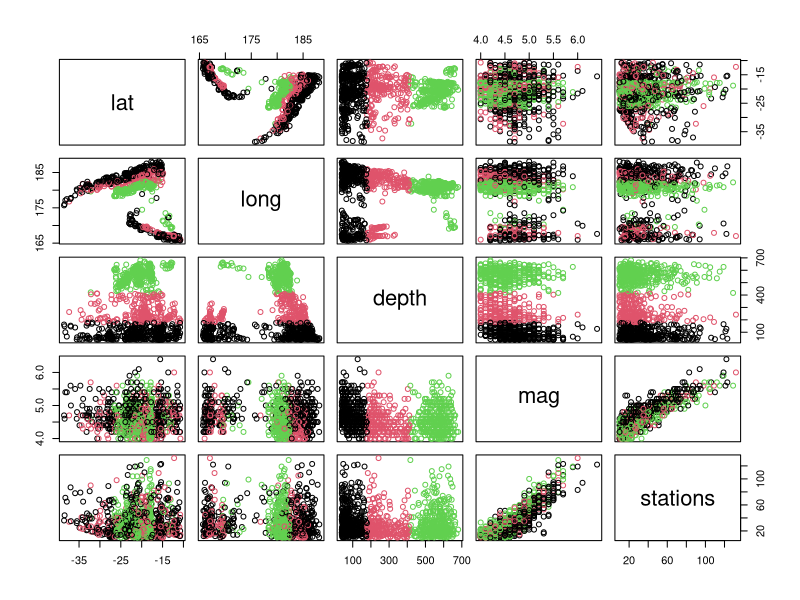
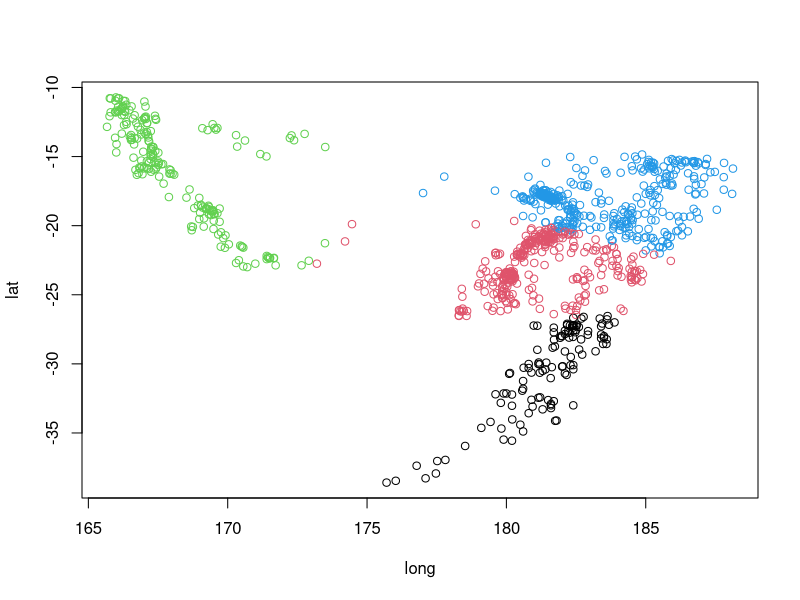
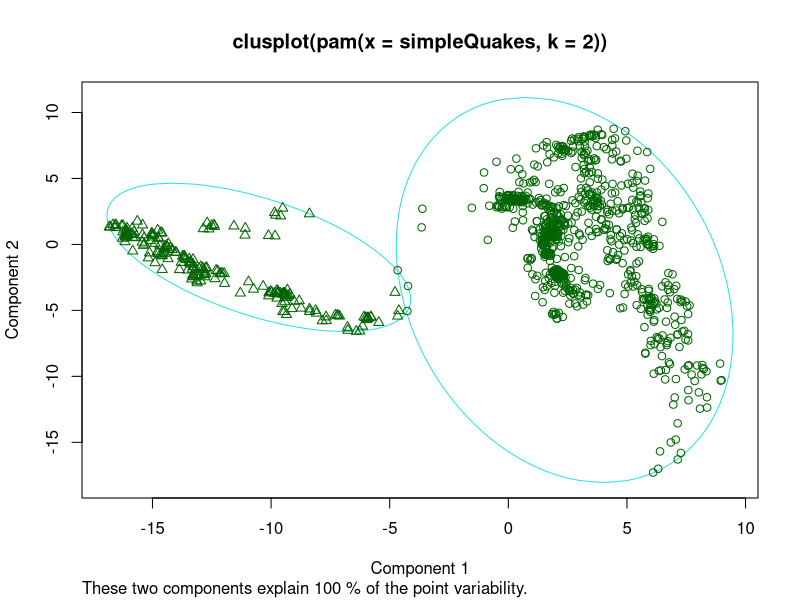
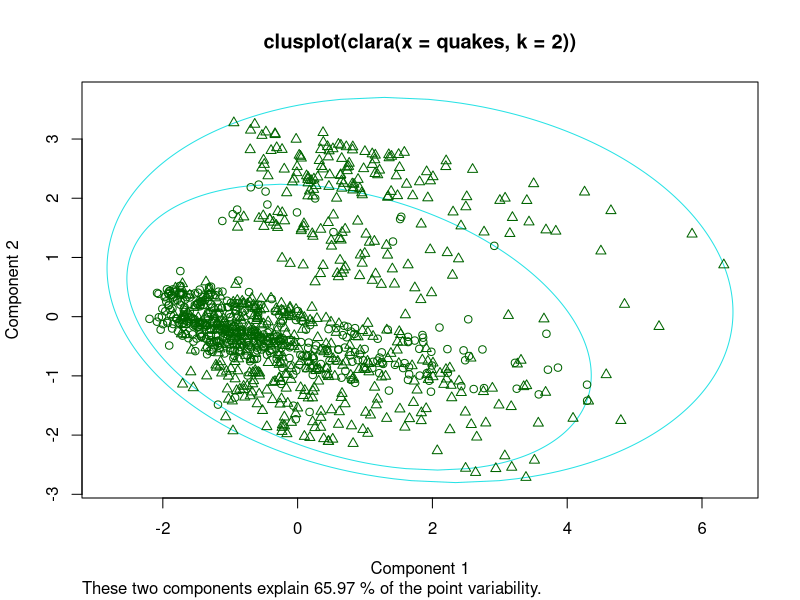
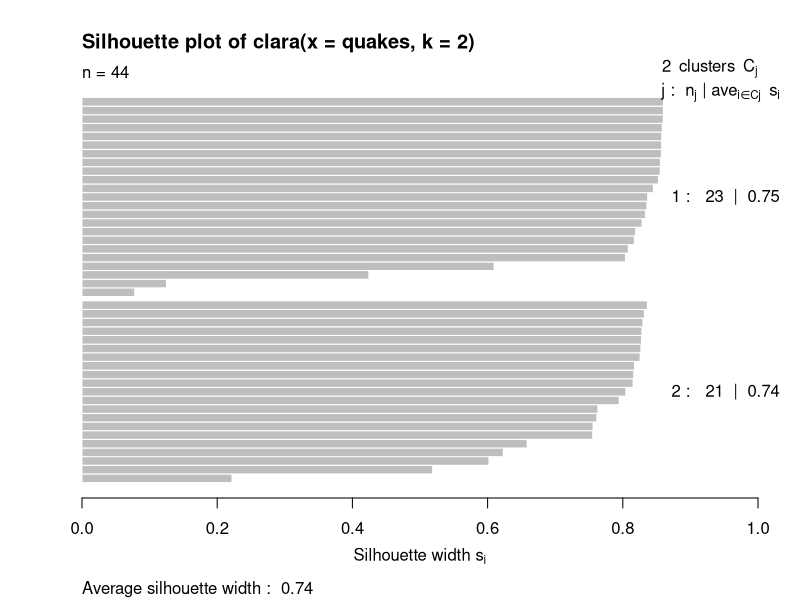
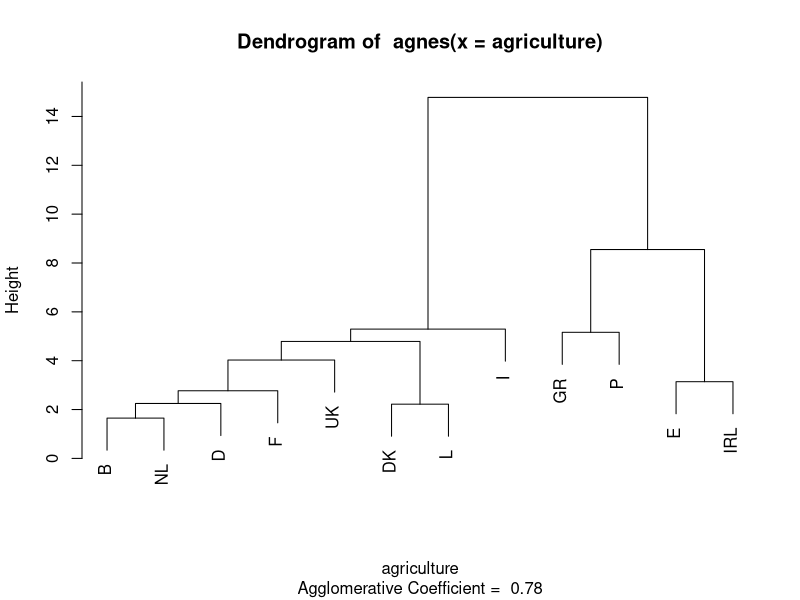
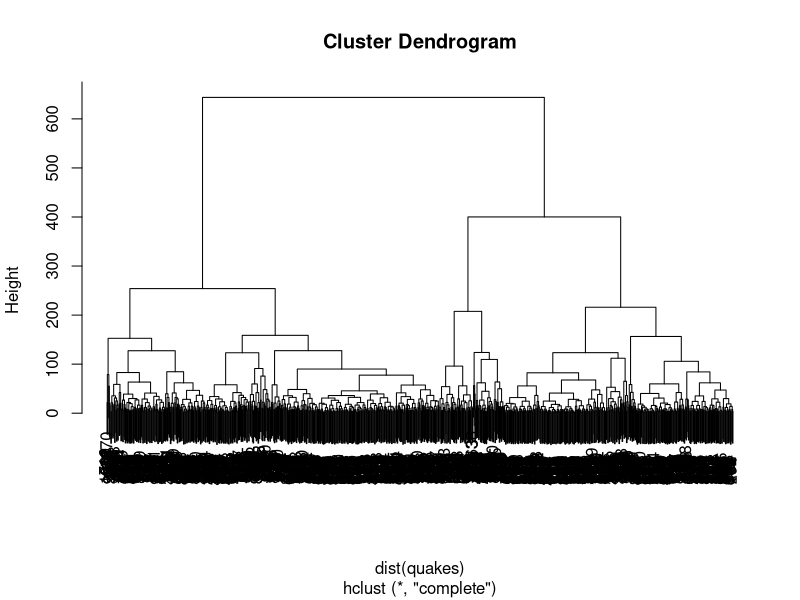
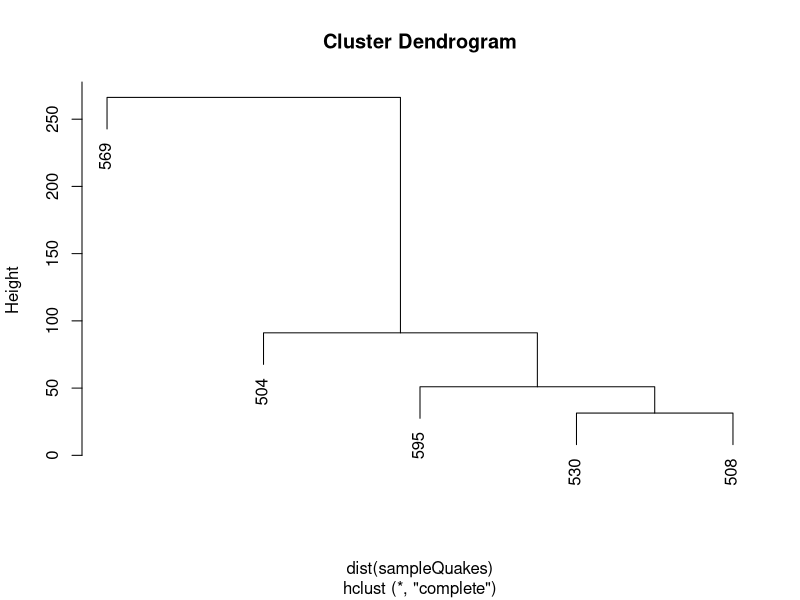

Here is the R script that generated these plots, in order:
## ---- chunk 1
knitr::opts_chunk$set(echo = TRUE)
library(cluster)

## ---- chunk 2

# kmeans clusters data together, based on average distance from a centroid
# kmeans iterates through possible solutions to identify the best result

kmeans(quakes, 3)

# lots of information in the print from kmeans
# cluster sizes
# cl$centers - cluster means - shows the centroid for each cluster
# cl$cluster - clustering vector - shows which data points belong to which cluster
# cl$withinss - within cluster sum of squares - small SofS = more compact cluster


cl <- kmeans(quakes, 3)
plot(quakes, col = cl$cluster)
# what are we looking at.

#simplify
simpleQuakes <- quakes[,c("long","lat")]
cl <- kmeans(simpleQuakes, 4)
plot(simpleQuakes, col = cl$cluster)



## ---- chunk 3
simpleQuakes <- quakes[,c("long","lat")]
mypam <- pam(simpleQuakes,2) # assuming 2 medoids

# components of mypam - see pam.object
# for example...
mypam$medoids # coordinates of medoids
mypam$id.med # indices of medoids (i.e. simpleQuakes[mypam$id.med,])

# mypam$clustering # which points belong to which medoid
# same as... pam(simpleQuakes, 4, cluster.only = TRUE)


# plotting PAM
#plot(mypam)
#plot(mypam, ask = TRUE) # menu for plots

#map("worldHires","Fiji", xlim=c(160,190), ylim =c(-40,-15))
plot(mypam, which.plots = 1)

## ---- chunk 4
myclara <- clara(quakes,2)
plot(myclara, which.plots = 1) #graph
plot(myclara, which.plots = 2) #silhoutte

## ---- chunk 5
agnes(agriculture)
## ---- chunk 6
plot(agnes(agriculture), which.plots = 2)
## ---- chunk 7
# builds a dendogram

# what is a distance matrix? (distance between points)
sampleQuakes <- quakes[sample(1:length(quakes$lat), 5),] # demonstrate a small set
sampleQuakes # here's the data
dist(sampleQuakes) # here's the distance matrix

# now here's a hierarchical cluster
hclust(dist(quakes)) # returns an hclust object

plot(hclust(dist(quakes))) # overplot
plot(hclust(dist(sampleQuakes))) # more approachable
# starts with one cluster per element
# Progressing up dendrogram produces larger clusters until one cluster at top
# Labels are row numbers. 
plot(hclust(dist(sampleQuakes)),
     labels = c(LETTERS[1:length(sampleQuakes)])) # labeled points

## ---- chunk 8
daisy(head(agriculture))
